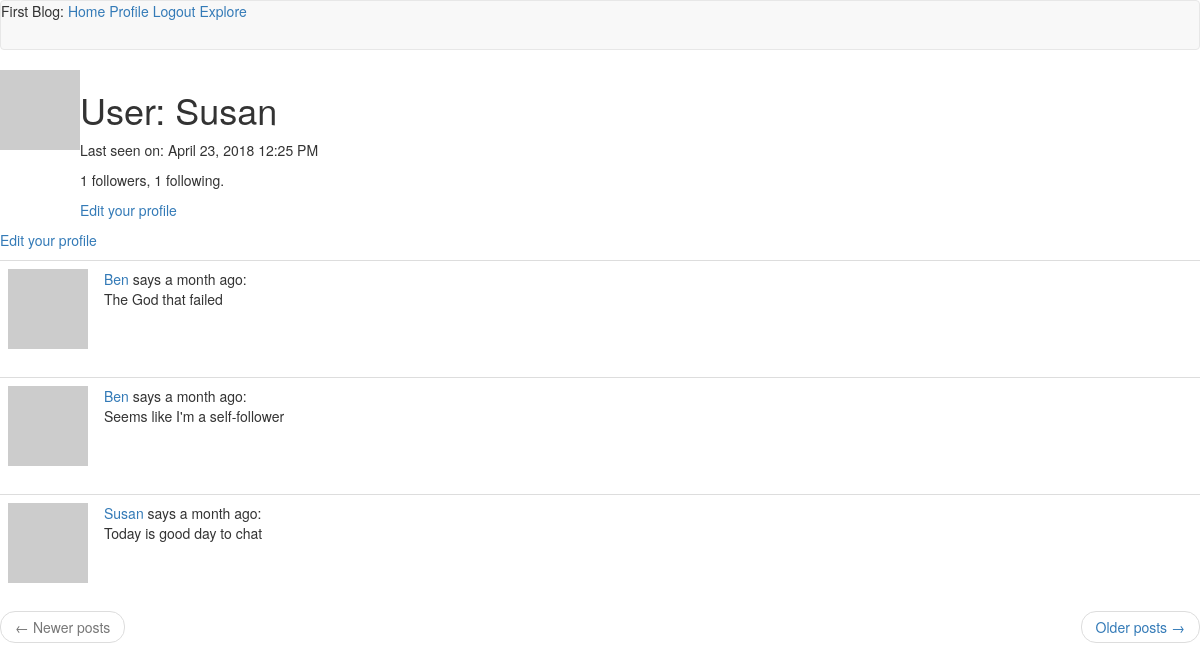
Before: /user/Susan (signed in) with the older database file.
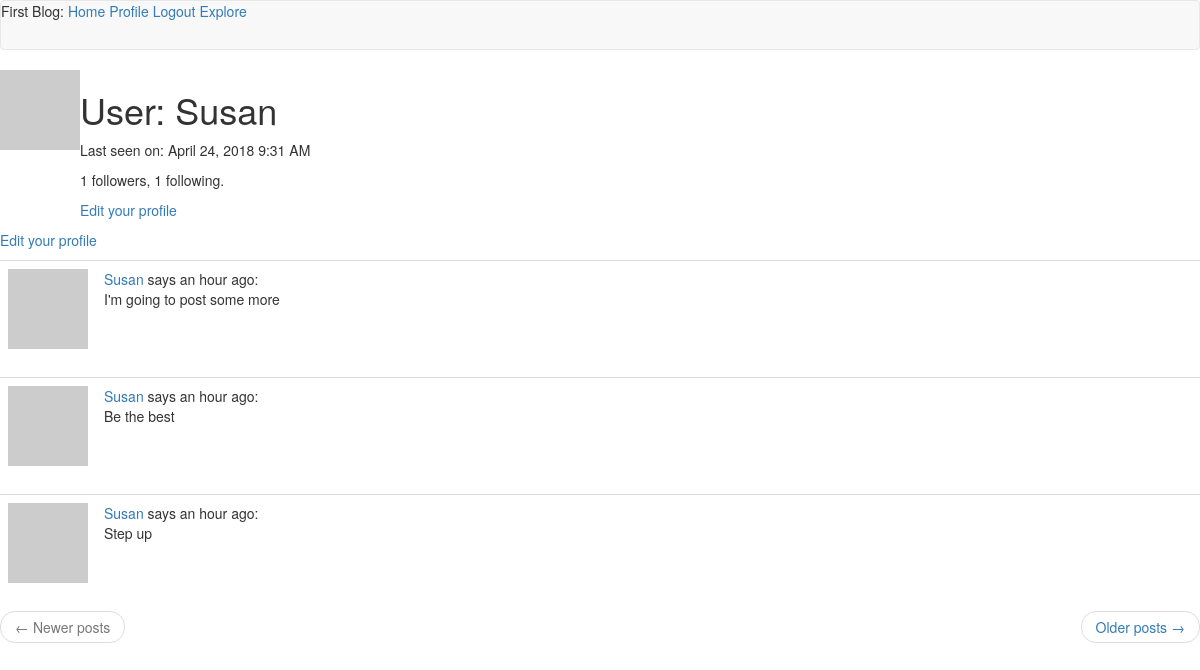
After: the same page with the newer database file.
### ap/models.py (models this page shows, shortened)
class User(UserMixin, db.Model):
    id = db.Column(db.Integer, primary_key = True)
    username = db.Column(db.String(64), index = True, unique = False)
    email = db.Column(db.String(120), index = True, unique = True)
    password_hash = db.Column(db.String(128))
    posts = db.relationship('Post', backref = 'author', lazy = 'dynamic')
    about_me = db.Column(db.String(140))
    last_seen = db.Column(db.DateTime, default=datetime.utcnow)
    followed = db.relationship(
       'User', secondary=followers,
        primaryjoin=(followers.c.follower_id == id),
        secondaryjoin=(followers.c.followed_id == id),
        backref=db.backref('followers', lazy='dynamic'), lazy='dynamic')
    def avatar(self, size):
        digest = md5(self.email.lower().encode('utf-8')).hexdigest()
        return 'https://www.gravatar.com/avatar/{}?d=identicon&s={}'.format(digest, size)
    def followed_posts(self):
        followed = Post.query.join(
            followers, (followers.c.followed_id == Post.user_id)).filter(
            followers.c.follower_id == self.id)
        own = Post.query.filter_by(user_id=self.id)
        return followed.union(own).order_by(Post.timestamp.desc())

class Post(db.Model):
    id = db.Column(db.Integer, primary_key = True)
    body = db.Column(db.String(140))
    timestamp = db.Column(db.DateTime, index = True, default = datetime.utcnow)
    user_id = db.Column(db.Integer, db.ForeignKey('user.id'))

### ap/routes.py (the view)
@app.route('/user/<username>')
@login_required
def user(username):
    user = User.query.filter_by(username=username).first_or_404()
    page = request.args.get('page', 1, type=int)
    posts = current_user.followed_posts().paginate(page, app.config['POSTS_PER_PAGE'], False)
    next_url = url_for('index', page=posts.next_num) \
        if posts.has_next else None
    prev_url = url_for('index', page=posts.prev_num) \
        if posts.has_prev else None
    return render_template('user.html', user = user, posts = posts.items, next_url=next_url, prev_url=prev_url)

### ap/models.py (called while the page is built)
@login.user_loader
def load_user(id):
    return User.query.get(int(id))

### ap/routes.py (called while the page is built)
@app.before_request
def before_request():
    if current_user.is_authenticated:
        current_user.last_seen = datetime.utcnow()
        db.session.commit()

### ap/templates/user.html (shortened to what this page needs)
{% extends "base.html" %}
{% block content %}
    <table>
        <tr valign = "top">
            <td><img src="{{ user.avatar(128) }}"></td>
            <td>
                <h1>User: {{ user.username }}</h1>
                {% if user.last_seen %}<p>Last seen on: {{ moment(user.last_seen).format('LLL') }}</p>{% endif %}
                <p>{{ user.followers.count() }} followers, {{ user.followed.count() }} following.</p>
                {% if user == current_user %}
                <p><a href="{{ url_for('edit_profile') }}">Edit your profile</a></p>
                {% elif not current_user.is_following(user) %}
                <p><a href="{{ url_for('follow', username=user.username) }}">Follow</a></p>
                {% else %}
                <p><a href="{{ url_for('unfollow', username=user.username) }}">Unfollow</a></p>
                {% endif %}
            </td>
        </tr>
    </table>
    {% if user == current_user %}
    <p>
        <a href="{{ url_for('edit_profile') }}">Edit your profile</a>
    </p>
    {% endif %}
    {% for post in posts %}
        {% include '_post.html'%}
    {% endfor %}
    <nav aria-label="...">
       <ul class="pager">
            <li class="previous{% if not prev_url %} disabled{% endif %}">
                <a href="{{ prev_url or '#' }}">
                    <span aria-hidden="true">&larr;</span> Newer posts
                </a>
            </li>
            <li class="next{% if not next_url %} disabled{% endif %}">
                <a href="{{ next_url or '#' }}">
                    Older posts <span aria-hidden="true">&rarr;</span>
                </a>
            </li>
        </ul>
    </nav>
{% endblock %}

### ap/templates/_post.html
<table class="table table-hover">
    <tr>
        <td width="70px">
            <a href="{{ url_for('user', username=post.author.username) }}">
                <img src="{{ post.author.avatar(70) }}" />
            </a>
        </td>
        <td>
            <a href="{{ url_for('user', username=post.author.username) }}">
                {{ post.author.username }}
            </a>
            says {{ moment(post.timestamp).fromNow() }}:
            <br>
            {{ post.body }}
        </td>
    </tr>
</table>

Changed rows visible on the page:
no longer on this page (row unchanged): Post: author.username "Ben", timestamp "a month ago", body "The God that failed"
no longer on this page (row unchanged): Post: author.username "Ben", timestamp "a month ago", body "Seems like I'm a self-follower"
no longer on this page (row unchanged): Post: author.username "Susan", timestamp "a month ago", body "Today is good day to chat"
changed User "Susan": last_seen "April 23, 2018 12:25 PM" → "April 24, 2018 9:31 AM"
added Post: author.username "Susan", timestamp "an hour ago", body "I'm going to post some more"
added Post: author.username "Susan", timestamp "an hour ago", body "Be the best"
added Post: author.username "Susan", timestamp "an hour ago", body "Step up"
